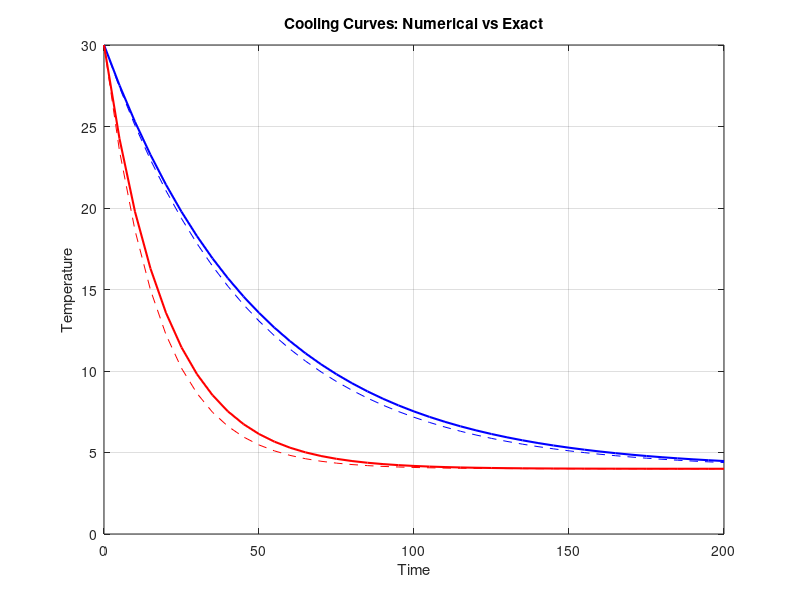

Here is the MATLAB script that generated this plot: (Note: this script raises an error after producing the figure.)
%% 11.1 Experiment 1: Update Processes and Temperature Modeling
clc; clear; close all;

startTemp = 30; % Initial temp
fridgeTemp = 4;   % Fridge temp
slowConst = 0.02;
fastConst = 0.05;

% Task 3: User inputs
timeStep = input('Enter time step dt (s, 0.1 to 2.0, e.g. 1.0): ');
outputInterval = input('Enter output display interval (s, 1 to 10, multiple of dt, e.g. 2.0): ');

maxTime = 200;
timeGrid = 0:timeStep:maxTime;
slowNumeric = zeros(size(timeGrid)); slowNumeric(1) = startTemp;
fastNumeric = zeros(size(timeGrid)); fastNumeric(1) = startTemp;

% Numerical update process
for stepIdx = 1:(length(timeGrid)-1)
    slowNumeric(stepIdx+1) = slowNumeric(stepIdx) - slowConst * timeStep * (slowNumeric(stepIdx) - fridgeTemp);
    fastNumeric(stepIdx+1) = fastNumeric(stepIdx) - fastConst * timeStep * (fastNumeric(stepIdx) - fridgeTemp);

    % Display at user-specified intervals
    if mod(timeGrid(stepIdx+1), outputInterval) < 1e-5
        fprintf('Time: %5.1f | T (K=0.02): %5.2f | T (K=0.05): %5.2f\n', timeGrid(stepIdx+1), slowNumeric(stepIdx+1), fastNumeric(stepIdx+1));
    end
end

% Exact solutions
slowExact = fridgeTemp + (startTemp - fridgeTemp) * exp(-slowConst * timeGrid);
fastExact = fridgeTemp + (startTemp - fridgeTemp) * exp(-fastConst * timeGrid);

figure('Name', '11.1 Cooling Curves');
plot(timeGrid, slowNumeric, 'b--', timeGrid, slowExact, 'b-', 'LineWidth', 1.5); hold on;
plot(timeGrid, fastNumeric, 'r--', timeGrid, fastExact, 'r-', 'LineWidth', 1.5);
xlabel('Time'); ylabel('Temperature');
title('Cooling Curves: Numerical vs Exact');
grid on;

disp('Click on the graph to place the labels using gtext...');
gtext('K=0.02 Numerical');
gtext('K=0.02 Exact');
gtext('K=0.05 Numerical');
gtext('K=0.05 Exact');
